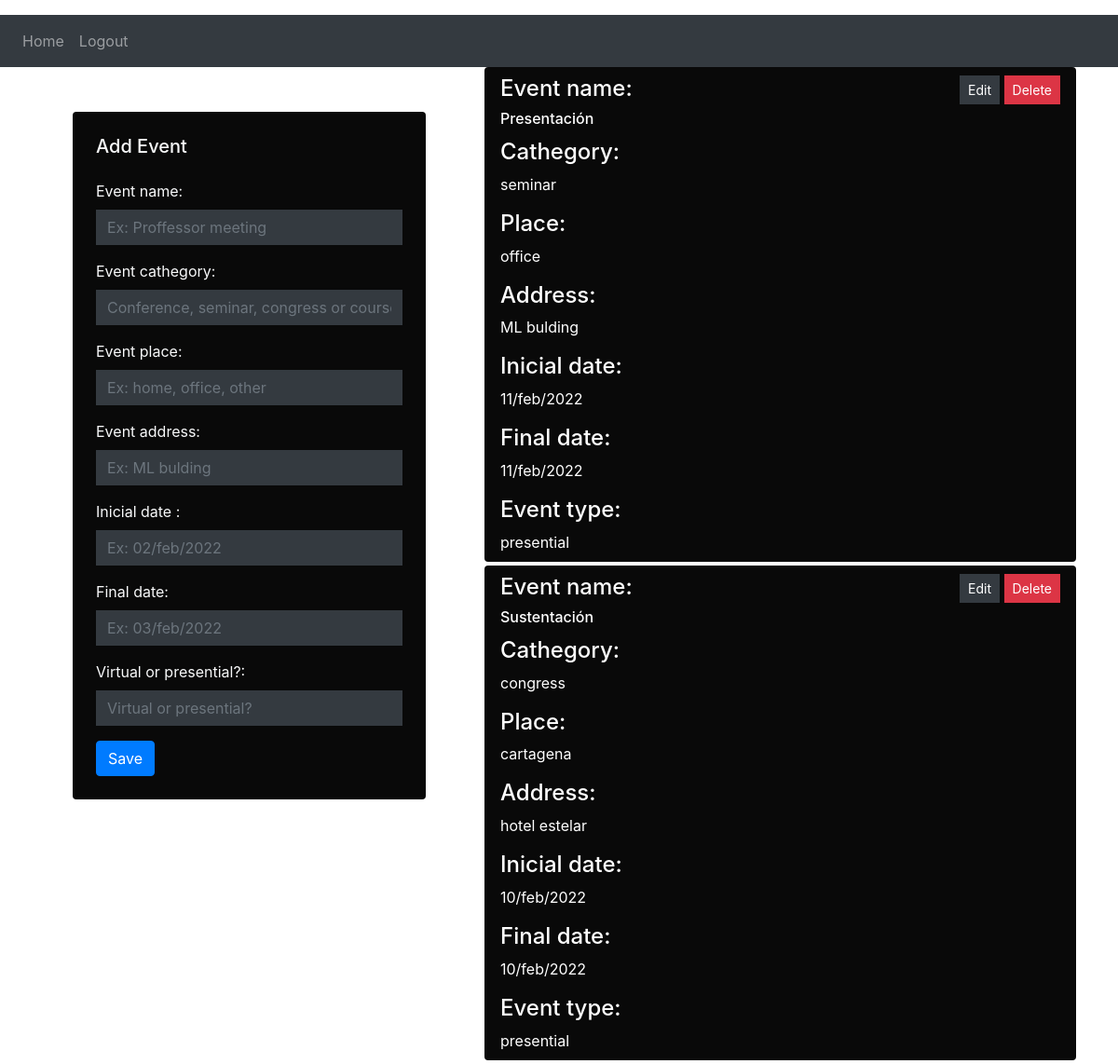
Page / (signed in) on the committed database.
### website/models.py (models this page shows, shortened)
class Note(db.Model):
    id = db.Column(db.Integer, primary_key=True)
    nombre = db.Column(db.String(1000))
    categoria = db.Column(db.String(1000))
    lugar = db.Column(db.String(1000))
    direccion = db.Column(db.String(1000))
    inicio = db.Column(db.String(1000))
    fin = db.Column(db.String(1000))
    modalidad = db.Column(db.String(1000))
    user_id = db.Column(db.Integer, db.ForeignKey('user.id'))

### website/views.py (the view)
@views.route('/')
@login_required
def home():
    note = Note.query.all()
    return render_template("home.html", user=current_user , note=note)

### website/__init__.py (called while the page is built)
def create_app():
    app = Flask(__name__)
    app.config['SECRET_KEY'] = 'password1234'
    app.config['SQLALCHEMY_DATABASE_URI'] = f'sqlite:///{DB_NAME}' #where to create the db
    db.init_app(app)
    from .views import views
    from .auth import auth
    app.register_blueprint(views, url_prefix='/')
    app.register_blueprint(auth, url_prefix='/')
    from .models import User, Note
    with app.app_context():
        db.create_all()
    login_manager = LoginManager()
    login_manager.login_view = 'auth.login'
    login_manager.init_app(app)
    @login_manager.user_loader
    def load_user(id):
        return User.query.get(int(id)) # looks for the primary key
    return app

### website/templates/home.html (shortened to what this page needs)
{% extends "base.html" %}
{% block content %}
    <div class="row">
        <div class="col-md-5 p-5">
          {%  include 'partials/_taskForm.html' %}
        </div>
        <div class="col-md-7">
          {% for note in user.notes %}
            <div class="card mb-1 bg-black text-white">
              <div class="card-body py-2 px-3">
                <div class="d-flex justify-content-between">
                  <h4>Event name:</h4>
                  <div>
                    <a href="{{ url_for('views.update', id=note.id) }}" class="btn btn-dark btn-sm rounded-0">Edit</a>
                    <a href="{{ url_for('views.delete', id=note.id) }}" class="btn btn-danger btn-sm rounded-0">Delete</a>
                  </div>
                </div>
                <h5 class="card-title h6">{{ note.nombre }}</h5>
                <h4>Cathegory:</h4>
                <p class="card-text">{{ note.categoria }}</p>
                <h4>Place:</h4>
                <p class="card-text">{{ note.lugar }}</p>
                <h4>Address:</h4>
                <p class="card-text">{{ note.direccion }}</p>
                <h4>Inicial date:</h4>
                <p class="card-text">{{ note.inicio }}</p>
                <h4>Final date:</h4>
                <p class="card-text">{{ note.fin }}</p>
                <h4>Event type:</h4>
                <p class="card-text">{{ note.modalidad }}</p>
              </div>
            </div>
          {% endfor %}
        </div>
      </div>
        </div>
{% endblock %}

### website/templates/base.html (shortened to what this page needs)
<!DOCTYPE html>
<html>
  <head>
    <link
      rel="stylesheet"
      href="https://stackpath.bootstrapcdn.com/bootstrap/4.4.1/css/bootstrap.min.css"
    />
    <link
      rel="stylesheet"
      href="https://stackpath.bootstrapcdn.com/font-awesome/4.7.0/css/font-awesome.min.css"
    />
  </head>
  <body>
    <nav class="navbar navbar-expand-lg navbar-dark bg-dark">
      <div class="collapse navbar-collapse" id="navbar">
        <div class="navbar-nav">
          {% if user.is_authenticated %}
          <a class="nav-item nav-link" id="home" href="/">Home</a>
          <a class="nav-item nav-link" id="logout" href="/logout">Logout</a>
          {% else %}
          <a class="nav-item nav-link" id="login" href="/login">Login</a>
          <a class="nav-item nav-link" id="signUp" href="/sign-up">Sign Up</a>
          {% endif %}
        </div>
      </div>
    </nav>
    <div class="container">{% block content %} {% endblock %}</div>
</html>

### website/templates/layout.html (shortened to what this page needs)
<!DOCTYPE html>
<html lang="en">
  <head>
    <link
      href="https://cdn.jsdelivr.net/npm/bootstrap@5.1.3/dist/css/bootstrap.min.css"
      rel="stylesheet"
    />
    <link
      rel="stylesheet"
      href="{{url_for('static', filename='css/main.css')}}"
    />
  </head>
  <body>
  <div class="container p-2">{% block body %} {% endblock %}</div>
  </body>
</html>

### website/templates/partials/_taskForm.html
<form action="/new" method="POST" class="card bg-black text-light">
  <div class="card-body p-4">
    <h1 class="h5 mb-4">Add Event</h1>
    <div class="mb-3">
      <label for="nombre">Event name:</label>
      <input
        type="text"
        name="nombre"
        class="form-control rounded-0 bg-dark border-0 text-white"
        placeholder="Ex: Proffessor meeting"
        autofocus
      />
    </div>
    <div class="mb-3">
      <label for="categoria">Event cathegory:</label>
      <input
        type="text"
        name="categoria"
        class="form-control rounded-0 bg-dark border-0 text-white"
        placeholder="Conference, seminar, congress or course"
        required
      />
    </div>
    <div class="mb-3">
      <label for="lugar">Event place:</label>
      <input
        type="text"
        name="lugar"
        class="form-control rounded-0 bg-dark border-0 text-white"
        placeholder="Ex: home, office, other"
      />
    </div>
    <div class="mb-3">
      <label for="direccion">Event address:</label>
      <input
        type="text"
        name="direccion"
        class="form-control rounded-0 bg-dark border-0 text-white"
        placeholder="Ex: ML bulding"
      />
    </div>
    <div class="mb-3">
      <label for="inicio">Inicial date :</label>
      <input
        type="text"
        name="inicio"
        class="form-control rounded-0 bg-dark border-0 text-white"
        placeholder="Ex: 02/feb/2022"
      />
    </div>
    <div class="mb-3">
      <label for="fin">Final date:</label>
      <input
        type="text"
        name="fin"
        class="form-control rounded-0 bg-dark border-0 text-white"
        placeholder="Ex: 03/feb/2022"
      />
    </div>
    <div class="mb-3">
      <label for="modalidad">Virtual or presential?:</label>
      <input
        type="text"
        name="modalidad"
        class="form-control rounded-0 bg-dark border-0 text-white"
        placeholder="Virtual or presential?"
      />
    </div>
    <button class="btn btn-primary">Save</button>
  </div>
</form>

### website/static/main.css (style rules this page uses)
body { background: #121212; }
.bg-black { background: #090909 !important; }

### rows in the picture
Note: nombre "Presentación", categoria "seminar", lugar "office", direccion "ML bulding", inicio "11/feb/2022", fin "11/feb/2022", modalidad "presential"
Note: nombre "Sustentación", categoria "congress", lugar "cartagena", direccion "hotel estelar", inicio "10/feb/2022", fin "10/feb/2022", modalidad "presential"
